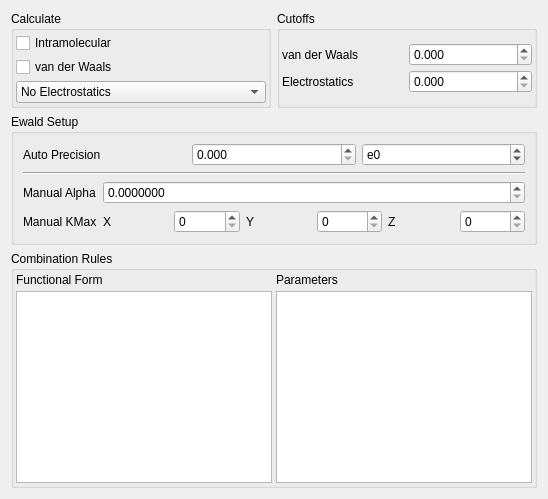
     <widget class="QWidget" name="EnergyFFTab">
      <attribute name="icon">
       <iconset resource="icons.qrc">
        <normaloff>:/forcefield/icons/forcefield_minimise.svg</normaloff>:/forcefield/icons/forcefield_minimise.svg</iconset>
      </attribute>
      <attribute name="title">
       <string>Energy / FF</string>
      </attribute>
      <layout class="QVBoxLayout" name="verticalLayout_11">
       <item>
        <layout class="QHBoxLayout" name="horizontalLayout_6">
         <item>
          <widget class="QGroupBox" name="CalculateGroup">
           <property name="title">
            <string>Calculate</string>
           </property>
           <layout class="QVBoxLayout" name="verticalLayout_7">
            <property name="spacing">
             <number>4</number>
            </property>
            <property name="leftMargin">
             <number>2</number>
            </property>
            <property name="topMargin">
             <number>2</number>
            </property>
            <property name="rightMargin">
             <number>2</number>
            </property>
            <property name="bottomMargin">
             <number>2</number>
            </property>
            <item>
             <widget class="QCheckBox" name="CalculateIntraCheck">
              <property name="text">
               <string>Intramolecular</string>
              </property>
             </widget>
            </item>
            <item>
             <widget class="QCheckBox" name="CalculateVdwCheck">
              <property name="text">
               <string>van der Waals</string>
              </property>
             </widget>
            </item>
            <item>
             <widget class="QComboBox" name="ElectrostaticMethodCombo">
              <item>
               <property name="text">
                <string>No Electrostatics</string>
               </property>
              </item>
              <item>
               <property name="text">
                <string>Coulomb Sum</string>
               </property>
              </item>
              <item>
               <property name="text">
                <string>Ewald Sum (Manual)</string>
               </property>
              </item>
              <item>
               <property name="text">
                <string>Ewald Sum (Automatic)</string>
               </property>
              </item>
             </widget>
            </item>
           </layout>
          </widget>
         </item>
         <item>
          <widget class="QGroupBox" name="CutoffsGroup">
           <property name="title">
            <string>Cutoffs</string>
           </property>
           <layout class="QVBoxLayout" name="verticalLayout_9">
            <property name="spacing">
             <number>4</number>
            </property>
            <property name="leftMargin">
             <number>2</number>
            </property>
            <property name="topMargin">
             <number>2</number>
            </property>
            <property name="rightMargin">
             <number>2</number>
            </property>
            <property name="bottomMargin">
             <number>2</number>
            </property>
            <item>
             <layout class="QGridLayout" name="gridLayout">
              <item row="0" column="0">
               <widget class="QLabel" name="label_2">
                <property name="text">
                 <string>van der Waals</string>
                </property>
               </widget>
              </item>
              <item row="0" column="1">
               <widget class="QDoubleSpinBox" name="VdwCutoffSpin">
                <property name="decimals">
                 <number>3</number>
                </property>
                <property name="maximum">
                 <double>1000000000.000000000000000</double>
                </property>
               </widget>
              </item>
              <item row="1" column="1">
               <widget class="QDoubleSpinBox" name="ElecCutoffSpin">
                <property name="decimals">
                 <number>3</number>
                </property>
               </widget>
              </item>
              <item row="1" column="0">
               <widget class="QLabel" name="label_3">
                <property name="text">
                 <string>Electrostatics</string>
                </property>
               </widget>
              </item>
             </layout>
            </item>
           </layout>
          </widget>
         </item>
        </layout>
       </item>
       <item>
        <widget class="QGroupBox" name="EwaldGroup">
         <property name="title">
          <string>Ewald Setup</string>
         </property>
         <layout class="QVBoxLayout" name="verticalLayout_8">
          <item>
           <layout class="QHBoxLayout" name="horizontalLayout_5">
            <item>
             <widget class="QLabel" name="label_4">
              <property name="text">
               <string>Auto Precision</string>
              </property>
             </widget>
            </item>
            <item>
             <widget class="QDoubleSpinBox" name="EwaldPrecisionMantissaSpin">
              <property name="decimals">
               <number>3</number>
              </property>
              <property name="maximum">
               <double>1.000000000000000</double>
              </property>
              <property name="singleStep">
               <double>0.100000000000000</double>
              </property>
             </widget>
            </item>
            <item>
             <widget class="QSpinBox" name="EwaldPrecisionExponentSpin">
              <property name="prefix">
               <string>e</string>
              </property>
              <property name="minimum">
               <number>-100</number>
              </property>
             </widget>
            </item>
           </layout>
          </item>
          <item>
           <widget class="Line" name="line">
            <property name="orientation">
             <enum>Qt::Horizontal</enum>
            </property>
           </widget>
          </item>
          <item>
           <layout class="QGridLayout" name="gridLayout_2">
            <item row="0" column="0">
             <widget class="QLabel" name="label_35">
              <property name="text">
               <string>Manual Alpha</string>
              </property>
             </widget>
            </item>
            <item row="1" column="0">
             <widget class="QLabel" name="label_36">
              <property name="text">
               <string>Manual KMax</string>
              </property>
             </widget>
            </item>
            <item row="1" column="2">
             <widget class="QSpinBox" name="EwaldManualKXSpin"/>
            </item>
            <item row="1" column="4">
             <widget class="QSpinBox" name="EwaldManualKYSpin"/>
            </item>
            <item row="1" column="1">
             <widget class="QLabel" name="label_37">
              <property name="sizePolicy">
               <sizepolicy hsizetype="Minimum" vsizetype="Preferred">
                <horstretch>0</horstretch>
                <verstretch>0</verstretch>
               </sizepolicy>
              </property>
              <property name="text">
               <string>X</string>
              </property>
             </widget>
            </item>
            <item row="1" column="3">
             <widget class="QLabel" name="label_41">
              <property name="text">
               <string>Y</string>
              </property>
             </widget>
            </item>
            <item row="1" column="5">
             <widget class="QLabel" name="label_42">
              <property name="text">
               <string>Z</string>
              </property>
             </widget>
            </item>
            <item row="1" column="6">
             <widget class="QSpinBox" name="EwaldManualKZSpin"/>
            </item>
            <item row="0" column="1" colspan="6">
             <widget class="QDoubleSpinBox" name="EwaldManualAlphaSpin">
              <property name="decimals">
               <number>7</number>
              </property>
              <property name="maximum">
               <double>2.000000000000000</double>
              </property>
              <property name="singleStep">
               <double>0.010000000000000</double>
              </property>
             </widget>
            </item>
           </layout>
          </item>
         </layout>
        </widget>
       </item>
       <item>
        <widget class="QGroupBox" name="CombinationGroup">
         <property name="sizePolicy">
          <sizepolicy hsizetype="Expanding" vsizetype="Expanding">
           <horstretch>0</horstretch>
           <verstretch>0</verstretch>
          </sizepolicy>
         </property>
         <property name="title">
          <string>Combination Rules</string>
         </property>
         <layout class="QVBoxLayout" name="verticalLayout_10">
          <property name="spacing">
           <number>4</number>
          </property>
          <property name="leftMargin">
           <number>2</number>
          </property>
          <property name="topMargin">
           <number>2</number>
          </property>
          <property name="rightMargin">
           <number>2</number>
          </property>
          <property name="bottomMargin">
           <number>2</number>
          </property>
          <item>
           <layout class="QGridLayout" name="gridLayout_4">
            <item row="0" column="0">
             <widget class="QLabel" name="label_43">
              <property name="text">
               <string>Functional Form</string>
              </property>
             </widget>
            </item>
            <item row="1" column="0">
             <widget class="QListWidget" name="FunctionalFormList">
              <property name="editTriggers">
               <set>QAbstractItemView::NoEditTriggers</set>
              </property>
              <property name="selectionBehavior">
               <enum>QAbstractItemView::SelectRows</enum>
              </property>
             </widget>
            </item>
            <item row="0" column="1">
             <widget class="QLabel" name="label_44">
              <property name="text">
               <string>Parameters</string>
              </property>
             </widget>
            </item>
            <item row="1" column="1">
             <widget class="QTableWidget" name="ParameterTable">
              <property name="editTriggers">
               <set>QAbstractItemView::NoEditTriggers</set>
              </property>
              <property name="selectionMode">
               <enum>QAbstractItemView::SingleSelection</enum>
              </property>
              <property name="selectionBehavior">
               <enum>QAbstractItemView::SelectRows</enum>
              </property>
             </widget>
            </item>
           </layout>
          </item>
         </layout>
        </widget>
       </item>
      </layout>
     </widget>
